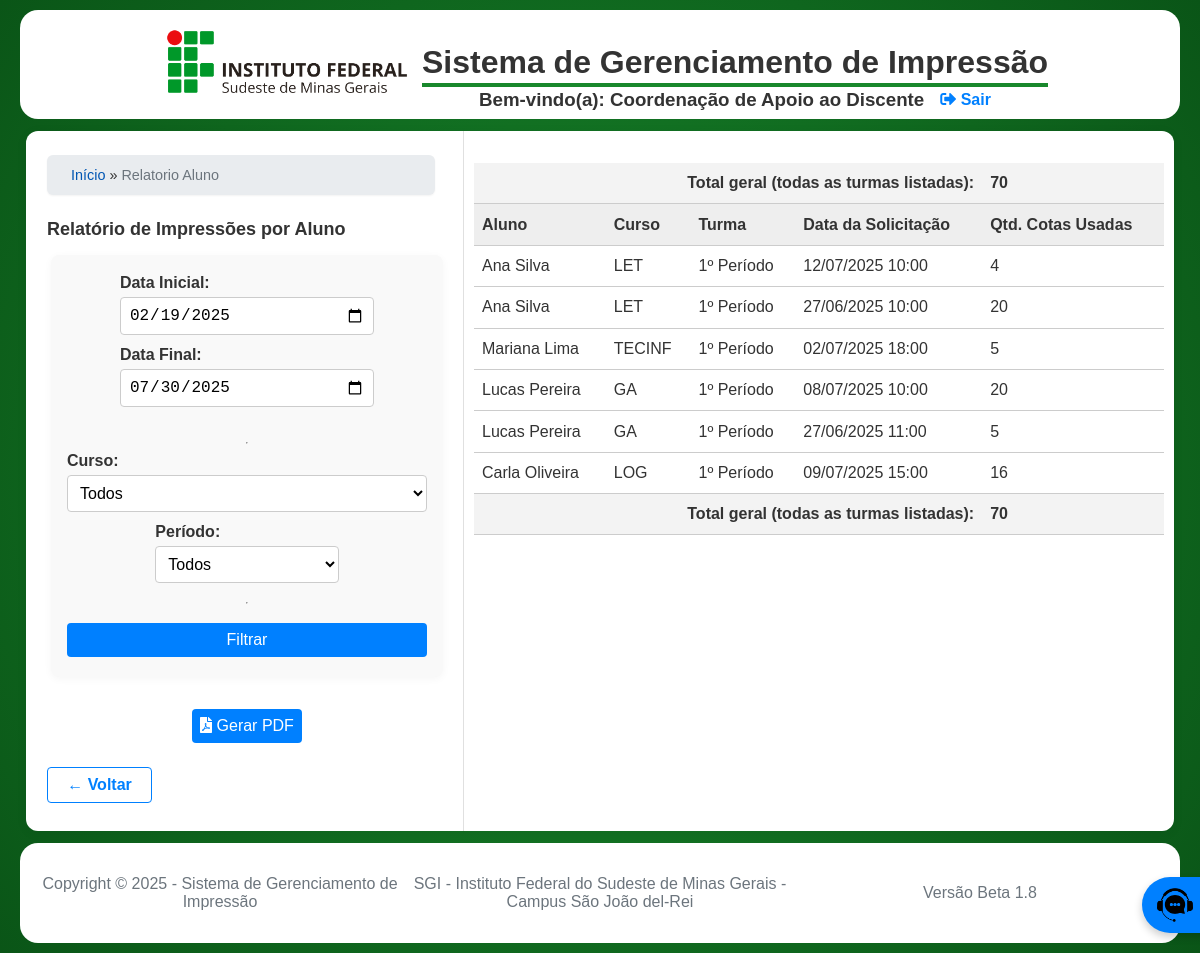
Page /pages/admin_cad/relatorio_aluno.php (signed in) on the committed database.
### tables this page shows
CREATE TABLE `SemestreLetivo` (
  `id` int(11) NOT NULL AUTO_INCREMENT,
  `ano` int(11) NOT NULL,
  `semestre` enum('1','2') NOT NULL,
  `data_inicio` date NOT NULL,
  `data_fim` date NOT NULL,
  PRIMARY KEY (`id`),
  UNIQUE KEY `ano` (`ano`,`semestre`)
);

CREATE TABLE `SolicitacaoImpressao` (
  `id` int(11) NOT NULL AUTO_INCREMENT,
  `cpf_solicitante` char(11) NOT NULL,
  `tipo_solicitante` enum('Aluno','Servidor') NOT NULL,
  `arquivo_path` text DEFAULT NULL,
  `qtd_copias` int(11) NOT NULL,
  `qtd_paginas` int(11) NOT NULL DEFAULT 1,
  `colorida` tinyint(1) NOT NULL DEFAULT 0,
  `status` enum('Nova','Lida','Aceita','Rejeitada') NOT NULL DEFAULT 'Nova',
  `data_criacao` datetime NOT NULL DEFAULT current_timestamp(),
  `reprografia_id` int(11) DEFAULT NULL,
  `arquivada` tinyint(1) NOT NULL DEFAULT 0,
  PRIMARY KEY (`id`),
  KEY `reprografia_id` (`reprografia_id`),
  CONSTRAINT `SolicitacaoImpressao_ibfk_1` FOREIGN KEY (`reprografia_id`) REFERENCES `Reprografia` (`id`) ON DELETE SET NULL
);

CREATE TABLE `Aluno` (
  `matricula` varchar(20) NOT NULL,
  `nome` varchar(100) NOT NULL,
  `sobrenome` varchar(100) NOT NULL,
  `cargo` enum('Líder','Vice-líder','Nenhum') DEFAULT 'Nenhum',
  `email` varchar(100) NOT NULL,
  `cpf` char(11) NOT NULL,
  `senha` varchar(255) NOT NULL,
  `ativo` tinyint(1) DEFAULT 1,
  `cota_id` int(11) DEFAULT NULL,
  `data_fim_validade` date DEFAULT NULL,
  PRIMARY KEY (`matricula`),
  UNIQUE KEY `cpf` (`cpf`),
  KEY `cota_id` (`cota_id`),
  CONSTRAINT `Aluno_ibfk_1` FOREIGN KEY (`cota_id`) REFERENCES `CotaAluno` (`id`) ON DELETE SET NULL
);

CREATE TABLE `Curso` (
  `id` int(11) NOT NULL AUTO_INCREMENT,
  `sigla` varchar(20) NOT NULL,
  `nome_completo` varchar(100) NOT NULL,
  PRIMARY KEY (`id`),
  UNIQUE KEY `sigla` (`sigla`)
);

CREATE TABLE `Turma` (
  `id` int(11) NOT NULL AUTO_INCREMENT,
  `curso_id` int(11) NOT NULL,
  `periodo` varchar(20) NOT NULL,
  PRIMARY KEY (`id`),
  UNIQUE KEY `curso_id` (`curso_id`,`periodo`),
  CONSTRAINT `Turma_ibfk_1` FOREIGN KEY (`curso_id`) REFERENCES `Curso` (`id`) ON DELETE CASCADE
);

### pages/admin_cad/relatorio_aluno.php (the view, shortened to what this page needs)
<?php
require_once '../../includes/config.php';
$hoje = date('Y-m-d');
$stmt_semestre = $conn->prepare("SELECT data_inicio, data_fim FROM SemestreLetivo WHERE :hoje BETWEEN data_inicio AND data_fim ORDER BY data_fim DESC LIMIT 1");
$stmt_semestre->execute([':hoje' => $hoje]);
$semestre_vigente = $stmt_semestre->fetch();
$default_data_ini = $semestre_vigente ? $semestre_vigente->data_inicio : date('Y-m-01');
$default_data_fim = $semestre_vigente ? $semestre_vigente->data_fim : date('Y-m-d');
$data_ini = $_GET['data_ini'] ?? $default_data_ini;
$data_fim = $_GET['data_fim'] ?? $default_data_fim;
$sql = "SELECT a.nome, a.sobrenome, c.sigla, c.nome_completo, t.periodo, t.id as turma_id, si.data_criacao, (si.qtd_copias * si.qtd_paginas) as total_cotas FROM SolicitacaoImpressao si JOIN Aluno a ON a.cpf = si.cpf_solicitante LEFT JOIN CotaAluno ca ON a.cota_id = ca.id LEFT JOIN Turma t ON ca.turma_id = t.id LEFT JOIN Curso c ON t.curso_id = c.id WHERE si.tipo_solicitante = 'Aluno' AND si.data_criacao BETWEEN :data_ini AND :data_fim";
$paramsFiltro = [':data_ini' => $data_ini . ' 00:00:00', ':data_fim' => $data_fim . ' 23:59:59'];
$sql .= " ORDER BY c.nome_completo, t.periodo, a.nome, si.data_criacao DESC";
$stmt = $conn->prepare($sql);
$stmt->execute($paramsFiltro);
$relatorio = $stmt->fetchAll();
$total_geral = 0;
foreach ($relatorio as $r) {
    $total_geral += $r->total_cotas;
}
    ?>
    <?php
require_once '../../includes/header.php';
?>
<link rel="stylesheet" href="dashboard_cad.css?v=<?= ASSET_VERSION ?>">
<main class="dashboard-layout">
    <aside class="dashboard-aside-relatorio">
        <div class="container-principal">
        <?php
        if (isset($_SESSION['usuario'])) {
            gerar_migalhas();
        }
        ?>
        <h1>Relatório de Impressões por Aluno</h1>
        <form method="GET" class="relatorio-form" id="form-relatorio">
            <div class="form-group">
                <label>Data Inicial: <input type="date" name="data_ini" value="<?= htmlspecialchars($data_ini) ?>" class="form-control"></label>
                <label>Data Final: <input type="date" name="data_fim" value="<?= htmlspecialchars($data_fim) ?>" class="form-control"></label>
            </div>
            <hr>
            <label>Curso:
                <select name="curso_id">
                    <option value="">Todos</option>
                </select>
            </label>
            <label>Período:
                <select name="periodo">
                    <option value="">Todos</option>
                </select>
            </label>
            <hr>
            <button type="submit" class="btn-menu">Filtrar</button>
        </form>
        <div class="container-imprimir">
            <button type="button" class="btn-menu" onclick="gerarPDF()"><i class="fas fa-file-pdf"></i> Gerar PDF</button>
        </div>
        <div>
            <a class="btn-back" href="dashboard_cad.php">&larr; Voltar</a>
        </div>
        </div>
    </aside>
    <section class="dashboard-main">
        <div class="responsive-table">
            <table>
                <thead>
                    <tr style="font-weight:bold;background:#f3f3f3;">
                        <td colspan="4" style="text-align:right;">Total geral (todas as turmas listadas):</td>
                        <td><?= $total_geral ?></td>
                    </tr>
                    <tr>
                        <th>Aluno</th><th>Curso</th><th>Turma</th><th>Data da Solicitação</th><th>Qtd. Cotas Usadas</th>
                    </tr>
                </thead>
                <tbody>
                    <?php if (empty($relatorio)): ?>
                        <tr><td colspan="5" style="text-align:center; color:#888;">Nenhum registro encontrado para os filtros selecionados.</td></tr>
                    <?php else: ?>
                        <?php foreach ($relatorio as $r): ?>
                        <tr>
                            <td><?= htmlspecialchars($r->nome . ' ' . $r->sobrenome) ?></td>
                            <td><?= htmlspecialchars($r->sigla) ?></td>
                            <td><?= htmlspecialchars($r->periodo) ?></td>
                            <td><?= date('d/m/Y H:i', strtotime($r->data_criacao)) ?></td>
                            <td><?= $r->total_cotas ?></td>
                        </tr>
                        <?php endforeach; ?>
                        <tr style="font-weight:bold;background:#f3f3f3;">
                            <td colspan="4" style="text-align:right;">Total geral (todas as turmas listadas):</td>
                            <td><?= $total_geral ?></td>
                        </tr>
                    <?php endif; ?>
                </tbody>
            </table>
        </div>
    </section>
</main>
<?php
    require_once '../../includes/footer.php';
?>

### styles.css (style rules this page uses)
body { background: radial-gradient(circle at center, #19882c, #0A5517); background-attachment: fixed; font-family: Arial, sans-serif; margin: 0; padding: 0; color: #333; }
a { text-decoration: none; }
.form-group { margin-bottom: 1rem; }
.form-group label { display: block; margin-bottom: 0.5rem; font-weight: bold; }
.form-group input { width: 90%; padding: 0.75rem; border: 1px solid #ddd; border-radius: 4px; font-size: 1rem; }
.dashboard-layout { display: flex; min-height: 700px; background: #fff; margin: 12px 26px; border-radius: 12px; box-shadow: 0 2px 12px rgba(0,0,0,0.06); }
.dashboard-main { margin-left: 10px; margin-right: 10px; width: 65%; max-height: 600px; overflow-y: auto; flex: 1; min-width: 0; padding: 1rem 0 1rem 0; }
.btn-back { display: inline-block; margin: 1.5rem auto 0 auto; background: #fff; color: #0080ff; border: 1px solid #0080ff; border-radius: 4px; padding: 0.5rem 1.2rem; font-size: 1em; font-weight: 600; text-align: center; text-decoration: none; transition: background 0.2s, color 0.2s; }

### pages/admin_cad/dashboard_cad.css (style rules this page uses)
aside { width: 40%; margin-left: 5px; }
aside h1 { font-size: 18px; }
.dashboard-aside-relatorio { width: 400px; border-right: 1px solid #e0e0e0; padding: 1.5rem 1rem 1rem 1rem; display: flex; flex-direction: column; gap: 1.5rem; }
.relatorio-form { align-items: center; flex-direction: row; width: 90%; max-width: 600px; margin-bottom: 1rem; }
.relatorio-form { display: flex; flex-direction: column; width: 90%; max-width: 500px; margin: 0 auto 2em auto; background: #f9f9f9; border-radius: 8px; padding: 1.2rem 1rem 1rem 1rem; box-shadow: 0 2px 8px rgba(0,0,0,0.04); }
.relatorio-form label { font-weight: 600; margin-bottom: 0.2rem; }
.relatorio-form input, .relatorio-form select { width: 100%; min-width: 0; max-width: 100%; margin-top: 0.3rem; margin-bottom: 0.5rem; border: 1px solid #ccc; border-radius: 4px; background: #fff; box-sizing: border-box; padding: 0.5rem; font-size: 1rem; }
.relatorio-form button { width: 100%; min-width: 0; max-width: 100%; background-color: #0080ff; color: white; border: none; border-radius: 4px; cursor: pointer; margin-top: 0.7rem; margin-bottom: 0.2rem; font-size: 1rem; padding: 0.5rem; text-align: center; text-decoration: none; transition: background 0.2s; }
.btn-menu { color: #FFF; border: none; border-radius: 4px; padding: 0.5rem; font-size: 1rem; background-color: #0080ff; }
.responsive-table { width: 100%; overflow-x: auto; margin: 0 auto; padding: 1rem 0; }
table { width: 100%; border-collapse: collapse; background: #fff; margin-bottom: 1rem; }
thead { background-color: #eee; }
th, td { padding: 0.7rem 0.5rem; text-align: left; border-bottom: 1px solid #ccc; }
.container-imprimir { align-items: center; text-align: center; margin-top: 1em; }

### rows in the picture
semestreletivo: data_ini "02/19/2025", data_fim "07/30/2025"
solicitacaoimpressao: aluno.nome+sobrenome "Ana Silva", curso.sigla "LET", turma.periodo "1º Período", data_criacao "12/07/2025 10:00", total_cotas "4"
solicitacaoimpressao: aluno.nome+sobrenome "Ana Silva", curso.sigla "LET", turma.periodo "1º Período", data_criacao "27/06/2025 10:00", total_cotas "20"
solicitacaoimpressao: aluno.nome+sobrenome "Mariana Lima", curso.sigla "TECINF", turma.periodo "1º Período", data_criacao "02/07/2025 18:00", total_cotas "5"
solicitacaoimpressao: aluno.nome+sobrenome "Lucas Pereira", curso.sigla "GA", turma.periodo "1º Período", data_criacao "08/07/2025 10:00", total_cotas "20"
solicitacaoimpressao: aluno.nome+sobrenome "Lucas Pereira", curso.sigla "GA", turma.periodo "1º Período", data_criacao "27/06/2025 11:00", total_cotas "5"
solicitacaoimpressao: aluno.nome+sobrenome "Carla Oliveira", curso.sigla "LOG", turma.periodo "1º Período", data_criacao "09/07/2025 15:00", total_cotas "16"

### other values in the picture
SITE_NAME "Sistema de Gerenciamento de Impressão"
$nome_exibicao "Relatorio Aluno"
$total_geral "70"
CURRENT_YEAR "2025"
SITE_DESCRIPTION "SGI - Instituto Federal do Sudeste de Minas Gerais - Campus São João del-Rei"
ASSET_VERSION "1.8"
